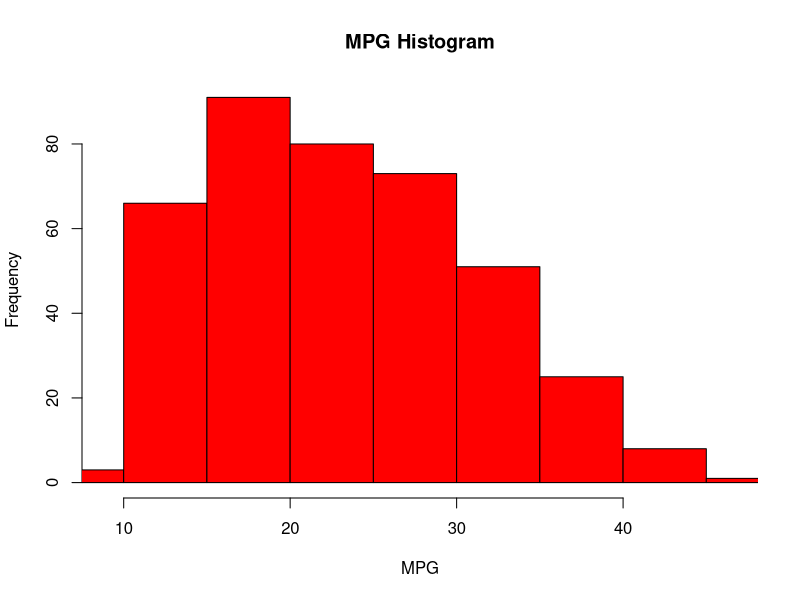

Generate this figure with R: (Note: this script raises an error after producing the figure.)
# Assignment 1
# Name: Neil Kingdom
# Student Number: 040967309
# Professor: Abdullah Kadri
# Due Date: Oct 4, 2021

# ----- Part 1 -----

# Import CSV File

# !Important! -- set path to your own working directory --
setwd("/home/neil/devel/school/2021_Fall/num_comp/Assignment1")
myCarsList <- read.csv("assignment1.csv", sep=",")
head(myCarsList)
# invisible() suppresses output
myCarsList <- invisible(myCarsList[-1,])
nrow(myCarsList)
ncol(myCarsList)

# Remove commas (Seems to only be an issue in my environment)
invisible(gsub(",", "", myCarsList))

# Type cast columns
myCarsList$MPG <- as.numeric(myCarsList$MPG)
myCarsList$Displacement <- as.numeric(myCarsList$Displacement)
myCarsList$Horsepower <- as.numeric(myCarsList$Horsepower)
myCarsList$Weight <- as.numeric(myCarsList$Weight)
myCarsList$Acceleration <- as.double(myCarsList$Acceleration)
myCarsList$Origin <- as.factor(myCarsList$Origin)

# Find Car(s) with: max MPG, Horsepower > 100, Acceleration < 15
maxMPG <- myCarsList[myCarsList$MPG==max(myCarsList$MPG),1]
paste("Maximum MPG:", maxMPG)
hp.gtHundred <- myCarsList[(myCarsList$Horsepower > 100),]
acc.ltFifteen <- myCarsList[(myCarsList$Acceleration < 15),]

# Output dataframes as CSV
write.csv(hp.gtHundred, paste(getwd(),"horsepower.csv", sep = "/"))
write.csv(acc.ltFifteen, paste(getwd(),"acceleration.csv", sep = "/"))

# Plot Histogram
# This will ignore zero values in MPG column
secondSmallest <- sort(unique(myCarsList$MPG),decreasing = FALSE)[2]
hist(myCarsList$MPG, main = "MPG Histogram", xlab = "MPG", col = "Red", breaks = 10, xlim = c(secondSmallest,max(myCarsList$MPG)))

# ----- Part 2 -----

# Set RNG seed to constant num 75
set.seed(75)
#aVec <- runif(50, min = 0, max = 500)
#bVec <- runif(50, min = 0, max = 500)
aVec <- sample(0:500, 50)
bVec <- sample(0:500, 50)
aVec
bVec
# Same length for aVec and bVec
n <- length(aVec)
cVec <- matrix(bVec[2:n] - aVec[1:n-1], nrow = 7, ncol = 7)
cVec

cVec <- c(cos(bVec[1:n-1])/sin(aVec[2:n]))
cVec

i <- 1
a <- aVec
n <- length(a)
res <- sum(c(exp(-a[(i+1):n])/(a[i:n-1] + 5)))
res

# ----- Part 3 -----

# Notes: This program assumes 32-bit IEEE-754 floating bit precision
# Since there are 23 bits for value, the epsilon is 2^23 = 8388608
# The assumption is that the user respects this range, and entering
# a decimal value > epsilon will result in undefined behaviour

# Convert left half of decimal to binary
leftDecToBin <- function(dec) {

  rem <- 0
  bin <- c()

  while(dec != 0) {
    rem <- dec %% 2
    if(rem > 0)
      bin[length(bin) + 1] <- 1
    else
      bin[length(bin) + 1] <- 0
    dec <- dec %/% 2
  }
  return (rev(bin))
}

# Convert right half of decimal to binary
rightDecToBin <- function(dec) {

  rem <- 0
  bin <- c()

  while(dec != 0) {
    rem <- (dec * 2) %% 2
    if((rem - (dec * 2) %% 1) > 0)
      bin[length(bin) + 1] <- 1
    else
      bin[length(bin) + 1] <- 0
    dec <- (dec * 2) %% 1
  }
  return (bin)
}

main <- function() {

  print("Enter a decimal number to be converted to a IEEE-754 Floating Point Precision number: ")
  input <- as.numeric(readline())
  leftHalf <- floor(abs(input))
  rightHalf <- abs(input - leftHalf)

  leftHalf <- leftDecToBin(leftHalf)
  rightHalf <- rightDecToBin(rightHalf)

  # Calculate how many decimal places need to be moved
  delim <- -1
  bin <- c(leftHalf, delim, rightHalf)
  indexOfFirst <- which(bin %in% 1)[1]
  indexOfDelim <- which(bin %in% delim)
  posMoved <- indexOfDelim - indexOfFirst
  # Fix left shift error if leftHalf is 0
  if(!is.null(leftHalf))
    posMoved <- posMoved - 1

  # Sign bit
  sign <- 0
  if(input < 0)
    sign <- 1

  message(print("Sign (1-bit)", quote = FALSE))
  message(print(sign))

  # Exponent
  exp <- leftDecToBin(127 + posMoved)
  # Fix left shift error if leftHalf is 0
  if(is.null(leftHalf))
    exp <- c(0, exp)

  message(print("Exponent (8-bits)", quote = FALSE))
  message(print(exp))

  # Remove delimiter
  bin <- bin[!bin %in% delim]

  # Mantissa
  mantissa <- c()
  for(i in indexOfFirst:23)
    # Fix left shift error if leftHalf is 0
    if(!is.null(leftHalf))
      mantissa[length(mantissa) + 1] <- bin[i+1]
    else
      mantissa[length(mantissa) + 1] <- bin[i]

  mantissa[is.na(mantissa)] <- 0
  message(print("Mantissa (23-bits)", quote = FALSE))
  message(print(mantissa))
}

main()


